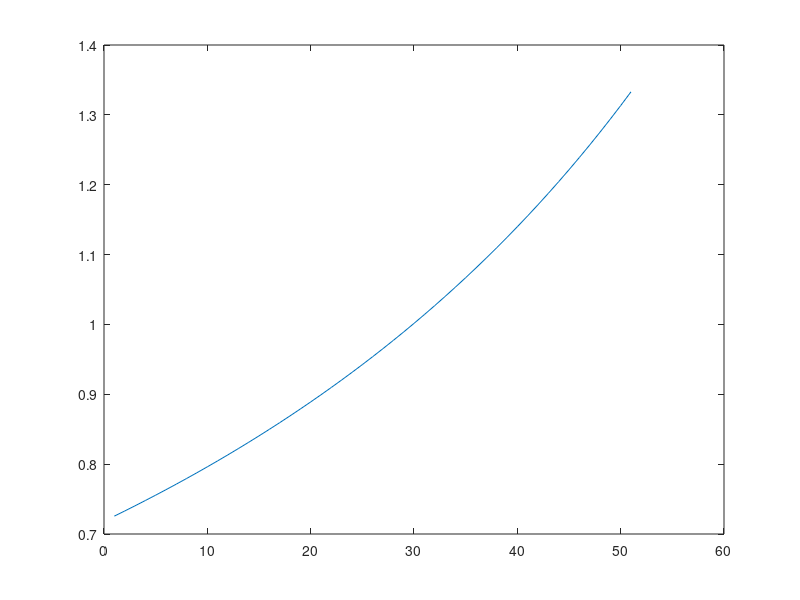
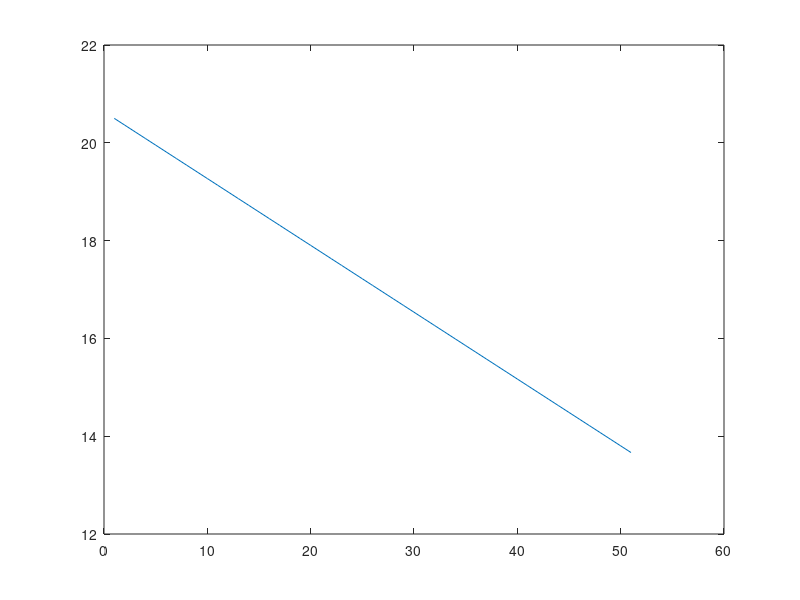

These figures' MATLAB source, in order:
clear all
clc

%Defining the Variables

BMEP_Tmax = 900;
T_max = 400;
w_Tmax_rpm = 4100;
nR = 2;
N = 4;

w_Tmax_rps = w_Tmax_rpm/60;
vd = (6.28*nR*T_max)/(BMEP_Tmax);

L = 10;

for L = 150:-1:100
    
    n(151-L) = ((vd*1000000)/(pi*(L^3)))^0.5
    sp(151-L) = 0.13666*L;
    %if (n <= 1.1 && n >=0.9) && (sp <= 18 && sp >= 8)
    %    break
    %end
  
    
end

B = n*L
        
  figure(1)
    plot(n)
    figure(2)
    plot(sp)

